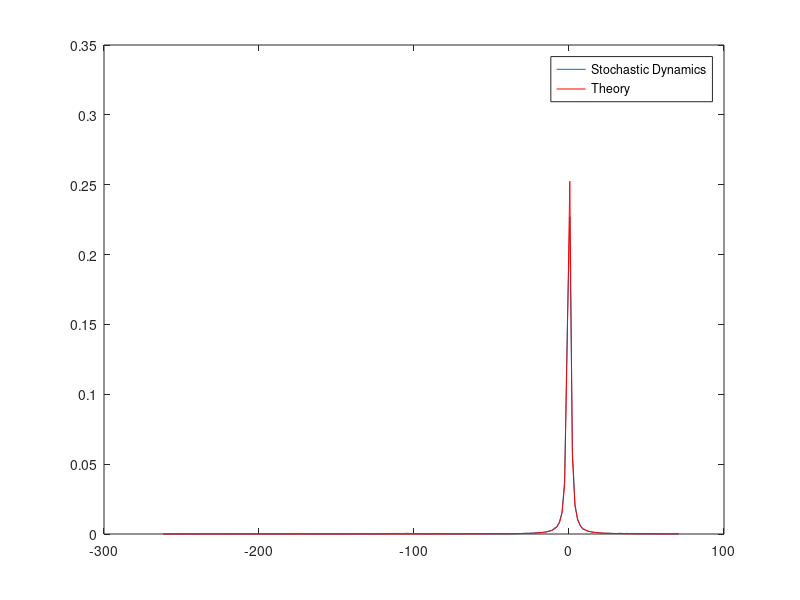

Source code (MATLAB):
%I learned about Stochastic dynamics after I learned about Markov chains.  The underlying idea is based on the Boltzmann distribution. In Boltzmann, probability is the exponential of minus energy (divided by kT but let's ignore nuisance variables). So energy, or more precisely potential energy, is minus log probability. It's a function of q, the position. So what about potential energy?  That's p^2/2 where p is momentum (ignoring m here). So its probability is exp(-p^2/2)  (i.e. Gaussian).
%Next we define a Hamiltonian equal to potential energy plus kinetic energy.  To generate random q, I generate Gaussian p, and simulate the evolution of the dynamical system in time.
%The parameter p is pulled out of thin air. We are only interested in seeing what q does. That's what's really cute about this.
%So you input p, a Gaussian, and out pops q, in this case Cauchy.

dUdq = @(q) 2*q./(1+q.*q);
pq = @(q) 1./(1+q.*q)/pi;

num = 50000;
eps = 5e-2;
vec= zeros(num, 1);
numStep = 100;

q = 0;
for i=1:num
    
    p = randn(1);
    
    p = p - eps/2 * dUdq(q);
    for j=1:numStep
        q = q + eps*p;
        p = p - eps*dUdq(q);
    end
    
    p = p - eps/2*dUdq(q);
    
    vec(i) = q;
    
end


[n, g] = hist(vec, 200);
figure, plot(g, n/sum(n)/(g(2)-g(1)))
hold on

plot(g, pq(g), 'r');
hold off



legend('Stochastic Dynamics', 'Theory')

